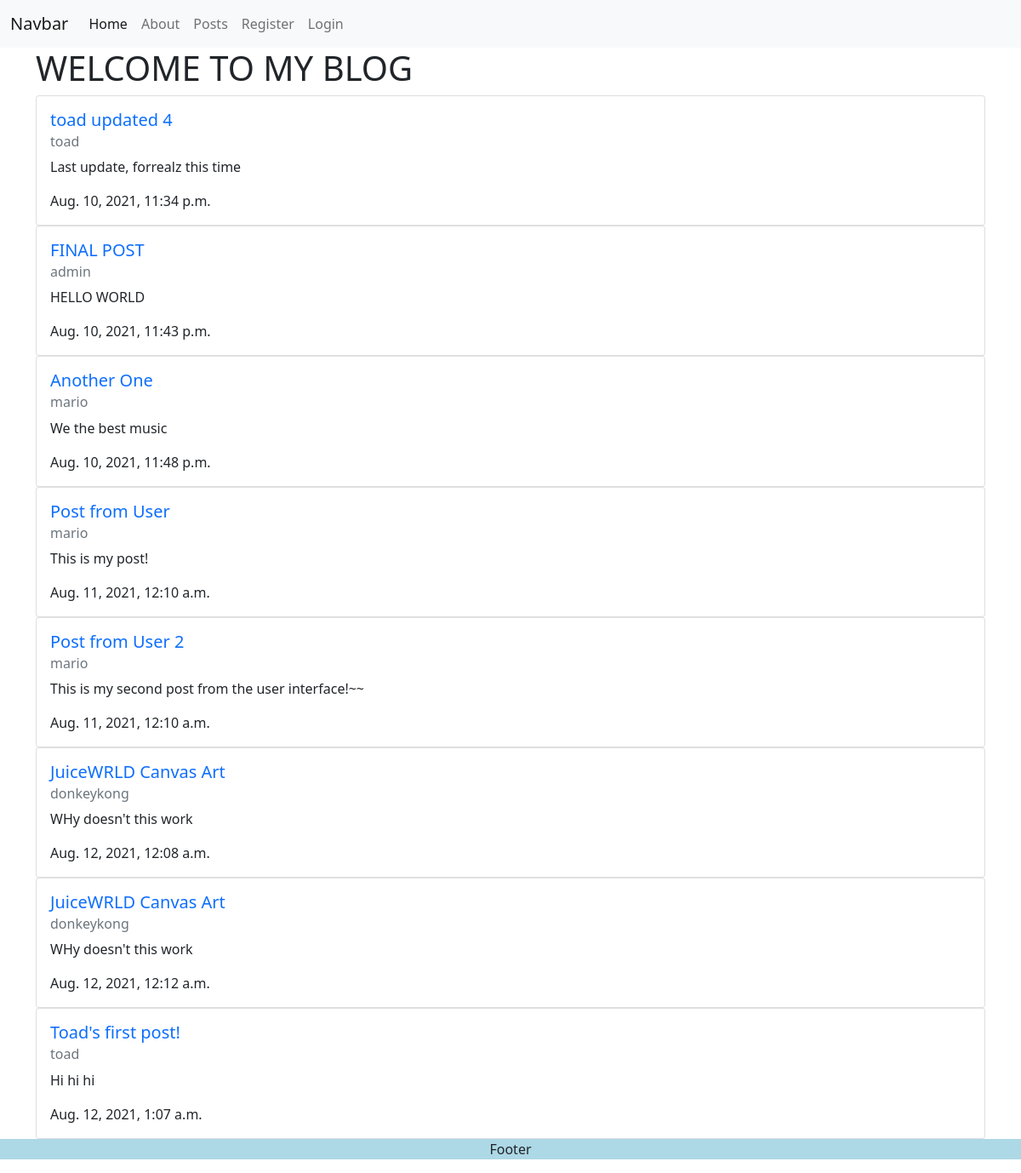
The page /blog/posts/ on the database as committed earlier.
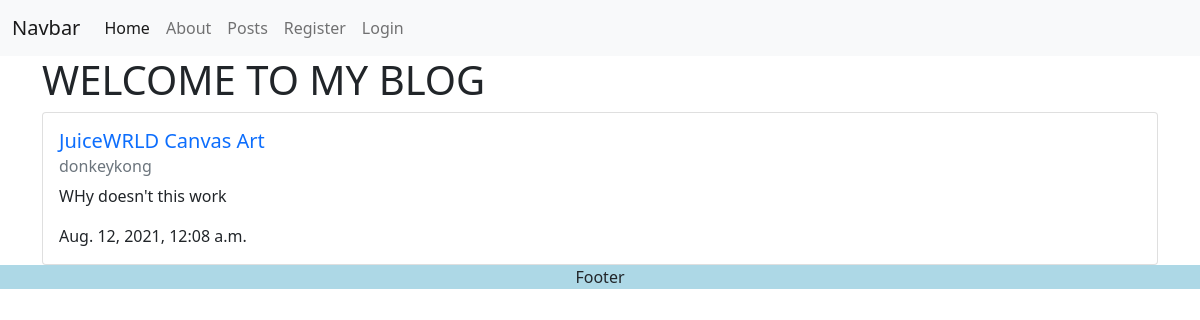
The same page on the database as committed later.
### blog/models.py (models this page shows, shortened)
class Post(models.Model):
    title = models.CharField(max_length=255)
    author = models.ForeignKey(User, on_delete=models.CASCADE)
    content = models.TextField()
    date_posted = models.DateTimeField(auto_now_add=True)

### blog/views.py (the view)
# urls.py: path('posts/', views.posts, name='api-posts'),
def posts(request):
    posts = Post.objects.all()
    context = {
        'posts': posts,
        'page_title': 'WELCOME TO MY BLOG'
    }
    return render(request, 'blog/posts.html', context)

### blog/templates/blog/posts.html (shortened to what this page needs)
{% extends 'blog/base.html' %}
{% block content %}
<h1>{{ page_title }}</h1>
{% for p in posts %}
        <div class="card">
            <div class="card-body">
              <a class="text-decoration-none" href="{% url 'blog-individualpost' post_id=p.id %}">
                <h5 class="card-title">{{ p.title }}</h5>
              </a>
              <h6 class="card-subtitle mb-2 text-muted">{{ p.author }}</h6>
              <p class="card-text">{{ p.content }}</p>
              <p class="card-text">{{ p.date_posted }}</p>
            </div>
        </div>
{% endfor %}
{% endblock %}

### blog/templates/blog/base.html (shortened to what this page needs)
{% load static %}
<!DOCTYPE html>
<html lang="en">
<head>
<link rel="stylesheet" href="https://cdnjs.cloudflare.com/ajax/libs/twitter-bootstrap/5.1.0/css/bootstrap.min.css">
<link rel="stylesheet" href="https://cdnjs.cloudflare.com/ajax/libs/font-awesome/5.15.4/css/all.min.css">
<link rel="stylesheet" href="{% static 'blog/main.css' %}">
</head>
<body>
    {% include 'blog/nav.html' %}
    <div class="container">
        {% block content %}
        {% endblock %}
    </div>
    {% include 'blog/footer.html' %}
</body>
</html>

### blog/templates/blog/nav.html (shortened to what this page needs)
<nav class="navbar navbar-expand-lg navbar-light bg-light">
    <div class="container-fluid">
      <a class="navbar-brand" href="#">Navbar</a>
      <div class="collapse navbar-collapse" id="navbarNav">
        <ul class="navbar-nav">
          <li class="nav-item">
            <a class="nav-link active" aria-current="page" href="{% url 'blog-index' %}">Home</a>
          </li>
          <li class="nav-item">
            <a class="nav-link" href="{% url 'blog-about' %}">About</a>
          </li>
          <li class="nav-item">
            <a class="nav-link" href="{% url 'blog-posts' %}">Posts</a>
          </li>
          {% if request.user.is_authenticated %}
          <li class="nav-item">
            <a class="nav-link" href="{% url 'blog-createpost' %}">Create Posts</a>
          </li>
          <span class="nav-link float-end">Hello, {{ request.user }}</span>
          <li class="nav-item">
            <a class="nav-link float-end" href="{% url 'blog-logout' %}">Logout</a>
          </li>
          {% else %}
          <li class="nav-item">
            <a class="nav-link" href="{% url 'blog-register' %}">Register</a>
          </li>
          <li class="nav-item">
            <a class="nav-link" href="{% url 'blog-login' %}">Login</a>
          </li>
          {% endif %}
        </ul>
      </div>
    </div>
  </nav>

### blog/templates/blog/footer.html
<footer>
    <p>Footer</p>
</footer>

### blog/static/blog/main.css (style rules this page uses)
footer { bottom:0; width: 100vw; text-align: center; background-color: lightblue; }

Rows that differ between the two databases and show on the page:
removed Post: title "toad updated 4", author "toad", content "Last update, forrealz this time", date_posted "Aug. 10, 2021, 11:34 p.m."
removed Post: title "FINAL POST", author "admin", content "HELLO WORLD", date_posted "Aug. 10, 2021, 11:43 p.m."
removed Post: title "Another One", author "mario", content "We the best music", date_posted "Aug. 10, 2021, 11:48 p.m."
removed Post: title "Post from User", author "mario", content "This is my post!", date_posted "Aug. 11, 2021, 12:10 a.m."
removed Post: title "Post from User 2", author "mario", content "This is my second post from the user interface!~~", date_posted "Aug. 11, 2021, 12:10 a.m."
removed Post: title "JuiceWRLD Canvas Art", author "donkeykong", content "WHy doesn't this work", date_posted "Aug. 12, 2021, 12:12 a.m."
removed Post: title "Toad's first post!", author "toad", content "Hi hi hi", date_posted "Aug. 12, 2021, 1:07 a.m."
